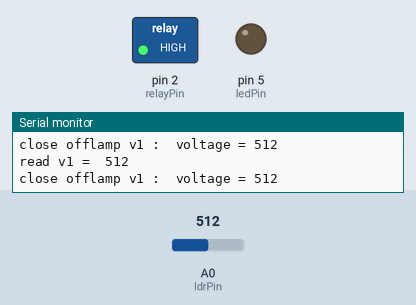
Recording of a sketch running on a simulated Arduino Uno, built with avr-gcc and run on an emulated ATmega328P. Parts: switched loads named in the sketch (green lamp = pin HIGH), output pins drawn as LEDs (lit = HIGH), the last lines printed to the serial monitor. Dashed ring = blinking. The test bench sets the inputs (shaded band); at power-on: A0 (ldrPin) = 512.

Above: at 2.3 s.
2.4 s: A0 (ldrPin) set to 783
4.7 s: A0 (ldrPin) set to 817
At 7.05 s:
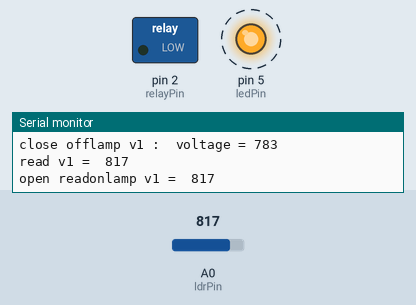
At 8.2 s:
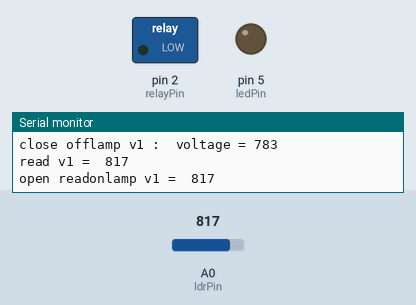
8.8 s: A0 (ldrPin) set to 790
At 9.7 s:
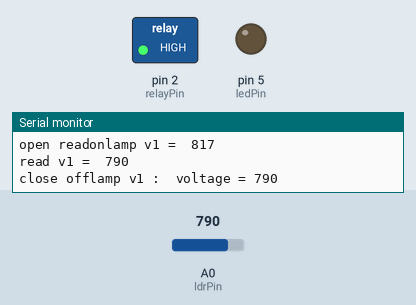
Timing chart, 0 to 11.8 s (numbered marks = the images above; inputs shaded):
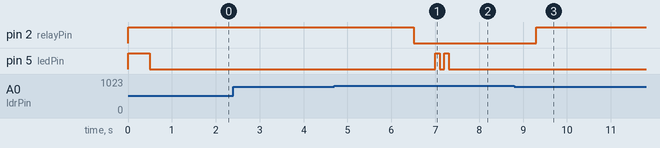

The sketch:

autoswitch_car.ino
```cpp
int ldrPin = A0;
int ledPin = 5;
int relayPin = 2;
int v1 = 0;


void setup()
{
  Serial.begin(9600);
  pinMode(ldrPin,INPUT);
  pinMode(relayPin,OUTPUT);
  pinMode(ledPin,OUTPUT);
  digitalWrite(relayPin,HIGH);
  digitalWrite(ledPin,HIGH);

}

void loop(){

     v1 = analogRead(ldrPin);
     Serial.print("read v1 =  ");
     Serial.println(v1);
     delay(500);

   if(v1>800){
          onlamp();
          blink();
  }else{
          offlamp();
          }
 delay(500);

 }

void blink(){

            digitalWrite(ledPin, HIGH);             // sets the LED on
            delay(100);                             // waits for 150ms
            digitalWrite(ledPin, LOW);             // sets the LED on
            delay(100);
            digitalWrite(ledPin, HIGH);             // sets the LED on
            delay(100);
            digitalWrite(ledPin, LOW);              // sets the LED off
            delay(1000);

}

void onlamp(){
     digitalWrite(relayPin,LOW);
     Serial.print("open readonlamp v1 =  ");
     Serial.println(v1);
     delay(500);

    }

void offlamp(){

     digitalWrite(relayPin,HIGH);
     digitalWrite(ledPin, LOW);
     Serial.print("close offlamp v1 :  voltage = ");
     Serial.println(v1);
     delay(500);
}
```

Measured:
- the behaviour switches between 800 and 801 on A0 (ldrPin) (found by bisection; images 0 and 1)
- after the input at 4.7 s, pin 2 (relayPin): HIGH → LOW after 1.8 s; pin 5 (ledPin): alternates HIGH for 0.10 s and LOW for 0.10 s, 4 changes in all, then stays LOW, starting after 2.3 s
- after the input at 8.8 s, pin 2 (relayPin): LOW → HIGH after 0.50 s; pin 5 (ledPin): stops changing and stays LOW
